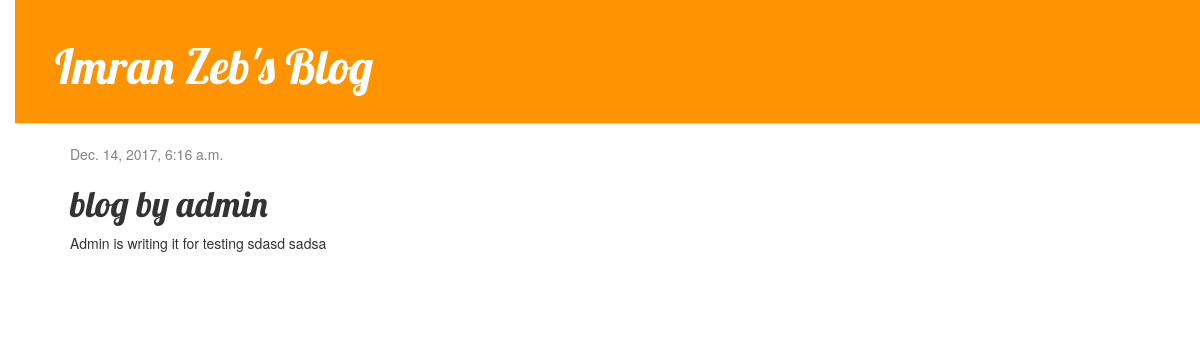
The app's page /post/4/ with its own data.
### blog/models.py (models this page shows, shortened)
class Post(models.Model):
		author = models.ForeignKey('auth.User')
		title = models.CharField(max_length=200)
		text = models.TextField()
		created_date = models.DateTimeField(default = timezone.now)
		published_date = models.DateTimeField(blank = True, null = True)

### blog/views.py (the view)
# urls.py: url(r'^post/(?P<pk>\d+)/$', views.post_detail, name = 'post_detail'),
def post_detail(request, pk):
		post = get_object_or_404(Post, pk = pk)
		return render(request, 'blog/post_detail.html', {'post': post})

### blog/templates/blog/post_detail.html (shortened to what this page needs)
{% extends 'blog/base.html' %}
{% block content%}
		<div class="post">
				{% if post.published_date %}
					<div class="date">
						{{ post.published_date }}
					</div>
				{% endif %}
				<h1>{{ post.title }}</h1>
				<p>{{ post.text | linebreaksbr }}</p>
		</div>
{% endblock %}

### blog/static/css/blog.css (style rules this page uses)
h1, h2, h3, h4 { font-family: 'Lobster', cursive; }
.date { color: #828282; }
.post { margin-bottom: 70px; }
body { padding-left: 15px; }

### records on screen
Post: published_date "Dec. 14, 2017, 6:16 a.m.", title "blog by admin", text "Admin is writing it for testing sdasd sadsa"
